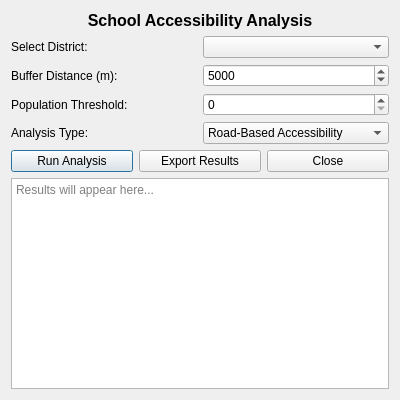
<?xml version="1.0" encoding="UTF-8"?>
<ui version="4.0">
 <class>ClinicAccessDialog</class>
 <widget class="QDialog" name="ClinicAccessDialog">
  <property name="geometry">
   <rect>
    <x>0</x>
    <y>0</y>
    <width>400</width>
    <height>400</height>
   </rect>
  </property>
  <property name="windowTitle">
   <string>School Accessibility Analysis</string>
  </property>
  <layout class="QVBoxLayout" name="verticalLayout">
   <item>
    <widget class="QLabel" name="labelTitle">
     <property name="text">
      <string>School Accessibility Analysis</string>
     </property>
     <property name="alignment">
      <set>Qt::AlignCenter</set>
     </property>
     <property name="styleSheet">
      <string notr="true">font-size: 16px; font-weight: bold;</string>
     </property>
    </widget>
   </item>
   <item>
    <layout class="QGridLayout" name="gridLayout">
     <item row="0" column="0">
      <widget class="QLabel" name="labelDistrict">
       <property name="text">
        <string>Select District:</string>
       </property>
      </widget>
     </item>

     <!-- <item row="0" column="0">
      <layout class="QHBoxLayout" name="horizontalLayout">
      
          <widget class="QComboBox" name="districtComboBox">
          <property>
          <rect>
          <x>330</x>
          <y>20</y>
          <width>60</width>
          <height>22</height>
          </rect>
          </property>
            <property name="toolTip">
              <string>Select a district for analysis</string>
            </property>
            <item>
            <property name="text">
            <string>
                   item 1
            </string>
            </property>
            </item>
             <item>
            <property name="text">
            <string>
                   item 2
            </string>
            </property>
            </item>
          </widget>
        
      </layout>
    </item> -->
      
     <item row="0" column="1">
      <widget class="QComboBox" name="districtComboBox"/>
     </item>
     <item row="1" column="0">
      <widget class="QLabel" name="labelBuffer">
       <property name="text">
        <string>Buffer Distance (m):</string>
       </property>
      </widget>
     </item>
     <item row="1" column="1">
      <widget class="QSpinBox" name="bufferDistanceSpinBox">
       <property name="minimum">
        <number>0</number>
       </property>
       <property name="maximum">
        <number>50000</number>
       </property>
       <property name="value">
        <number>5000</number>
       </property>
      </widget>
     </item>
     <item row="2" column="0">
      <widget class="QLabel" name="labelPopulation">
       <property name="text">
        <string>Population Threshold:</string>
       </property>
      </widget>
     </item>
     <item row="2" column="1">
      <widget class="QSpinBox" name="populationSpinBox">
       <property name="minimum">
        <number>0</number>
       </property>
       <property name="maximum">
        <number>100000</number>
       </property>
       <property name="value">
        <number>0</number>
       </property>
      </widget>
     </item>
     <item row="3" column="0">
      <widget class="QLabel" name="labelAnalysisType">
       <property name="text">
        <string>Analysis Type:</string>
       </property>
      </widget>
     </item>
     <item row="3" column="1">
      <widget class="QComboBox" name="analysisTypeComboBox">
       <item>
        <property name="text">
         <string>Road-Based Accessibility</string>
        </property>
       </item>
       <item>
        <property name="text">
         <string>Isochrone Mapping</string>
        </property>
       </item>
       <item>
        <property name="text">
         <string>Population Coverage</string>
        </property>
       </item>
      </widget>
     </item>
    </layout>
   </item>
   <item>
    <layout class="QHBoxLayout" name="horizontalLayout">
     <item>
      <widget class="QPushButton" name="runButton">
       <property name="text">
        <string>Run Analysis</string>
       </property>
      </widget>
     </item>
     <item>
      <widget class="QPushButton" name="exportButton">
       <property name="text">
        <string>Export Results</string>
       </property>
      </widget>
     </item>
     <item>
      <widget class="QPushButton" name="closeButton">
       <property name="text">
        <string>Close</string>
       </property>
      </widget>
     </item>
    </layout>
   </item>
   <item>
    <widget class="QTextBrowser" name="resultTextBox">
     <property name="placeholderText">
      <string>Results will appear here...</string>
     </property>
    </widget>
   </item>
  </layout>
 </widget>
 <resources/>
 <connections/>
</ui>
